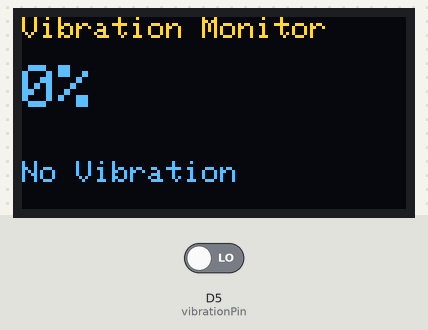
A sketch run on a simulated ESP8266 (NodeMCU). Shown: 128×64 one-colour display. The test bench sets the inputs (shaded band); at power-on: D5 (vibrationPin) LOW. The OLED is the two-colour kind (top 16 rows yellow); WiFi joins after 1.5 s; servers stay silent unless stated; web services answer with replies made up by the test bench; what the sketch prints to the serial monitor is not drawn.

Above: at 3.7 s.

The sketch:

Earthquake_alert_system.ino
```cpp
#include <ESP8266WiFi.h>
#include <Adafruit_GFX.h>
#include <Adafruit_SSD1306.h>

#define SCREEN_WIDTH 128
#define SCREEN_HEIGHT 64
#define OLED_RESET -1
Adafruit_SSD1306 display(SCREEN_WIDTH, SCREEN_HEIGHT, &Wire, OLED_RESET);

// Wi-Fi credentials
const char* ssid = "YOUR_WIFI_NAME";
const char* password = "WIFI_PASSWORD";

// ThingSpeak
const char* host = "api.thingspeak.com";
String apiKey = "YOUR_APIKEY";

const int vibrationPin = D5; // GPIO14
const int sampleCount = 100;
const int vibrationThreshold = 40; // % above which we call it an earthquake

void setup() {
  pinMode(vibrationPin, INPUT);
  Serial.begin(115200);

  if (!display.begin(SSD1306_SWITCHCAPVCC, 0x3C)) {
    Serial.println(F("OLED failed"));
    while (true);
  }

  display.clearDisplay();
  display.setTextSize(1);
  display.setTextColor(SSD1306_WHITE);
  display.setCursor(0, 0);
  display.println("Connecting WiFi...");
  display.display();

  WiFi.begin(ssid, password);
  while (WiFi.status() != WL_CONNECTED) {
    delay(500);
    Serial.print(".");
  }

  display.clearDisplay();
  display.setCursor(0, 0);
  display.println("WiFi Connected");
  display.display();
  delay(1000);
}

void loop() {
  int vibrationCount = 0;

  for (int i = 0; i < sampleCount; i++) {
    if (digitalRead(vibrationPin) == HIGH) {
      vibrationCount++;
    }
    delay(10); // total sample time: ~1 second
  }

  int vibrationPercent = (vibrationCount * 100) / sampleCount;

  Serial.print("Vibration: ");
  Serial.print(vibrationPercent);
  Serial.println("%");

  // OLED Display
  display.clearDisplay();
  display.setTextSize(1);
  display.setCursor(0, 0);
  display.println("Vibration Monitor");

  display.setCursor(0, 16);
  display.setTextSize(2);
  display.print(vibrationPercent);
  display.println("%");

  display.setTextSize(1);
  display.setCursor(0, 48);

  if (vibrationPercent > vibrationThreshold) {
    display.println("⚠ EARTHQUAKE ALERT ⚠");
    Serial.println("⚠ EARTHQUAKE ALERT ⚠");
  } else if (vibrationPercent > 0) {
    display.println("Vibration Detected");
  } else {
    display.println("No Vibration");
  }

  display.display();

  // Send to ThingSpeak
  sendToThingSpeak(vibrationPercent);

  delay(15000); // 15s delay for ThingSpeak
}

void sendToThingSpeak(int value) {
  WiFiClient client;

  if (!client.connect(host, 80)) {
    Serial.println("ThingSpeak connection failed");
    return;
  }

  String url = "/update?api_key=" + apiKey + "&field1=" + String(value);

  client.print(String("GET ") + url + " HTTP/1.1\r\n" +
               "Host: " + host + "\r\n" +
               "Connection: close\r\n\r\n");

  delay(500);
  while (client.available()) {
    String line = client.readStringUntil('\r');
    Serial.print(line);
  }

  client.stop();
}
```
